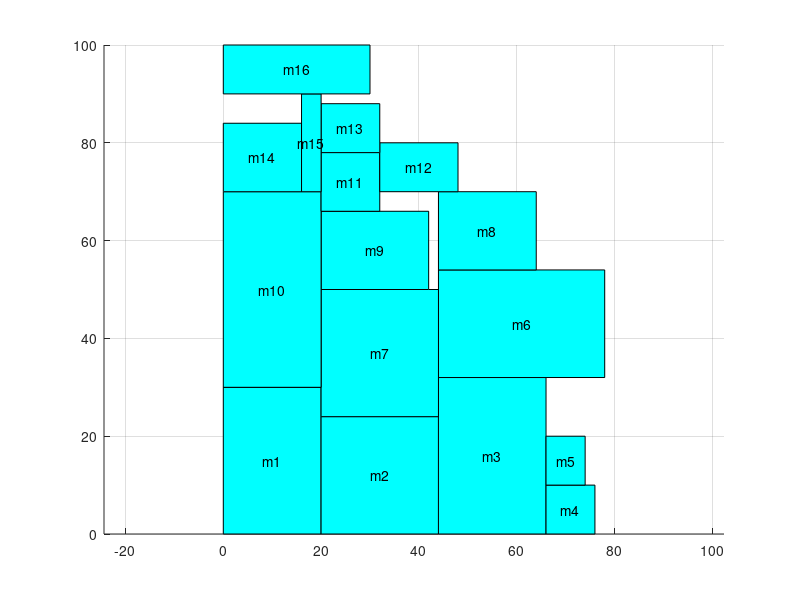

Here is the MATLAB script that generated this plot:
axis equal;
hold on;
grid on;

block_x=[ 0 20 20 0 0];
block_y=[ 0 0 30 30 0];
fill(block_x,block_y,'c');
text(10,15, 'm1', 'HorizontalAlignment', 'center', 'VerticalAlignment', 'middle');

block_x=[ 20 44 44 20 20];
block_y=[ 0 0 24 24 0];
fill(block_x,block_y,'c');
text(32,12, 'm2', 'HorizontalAlignment', 'center', 'VerticalAlignment', 'middle');

block_x=[ 44 66 66 44 44];
block_y=[ 0 0 32 32 0];
fill(block_x,block_y,'c');
text(55,16, 'm3', 'HorizontalAlignment', 'center', 'VerticalAlignment', 'middle');

block_x=[ 66 76 76 66 66];
block_y=[ 0 0 10 10 0];
fill(block_x,block_y,'c');
text(71,5, 'm4', 'HorizontalAlignment', 'center', 'VerticalAlignment', 'middle');

block_x=[ 66 74 74 66 66];
block_y=[ 10 10 20 20 10];
fill(block_x,block_y,'c');
text(70,15, 'm5', 'HorizontalAlignment', 'center', 'VerticalAlignment', 'middle');

block_x=[ 44 78 78 44 44];
block_y=[ 32 32 54 54 32];
fill(block_x,block_y,'c');
text(61,43, 'm6', 'HorizontalAlignment', 'center', 'VerticalAlignment', 'middle');

block_x=[ 20 44 44 20 20];
block_y=[ 24 24 50 50 24];
fill(block_x,block_y,'c');
text(32,37, 'm7', 'HorizontalAlignment', 'center', 'VerticalAlignment', 'middle');

block_x=[ 44 64 64 44 44];
block_y=[ 54 54 70 70 54];
fill(block_x,block_y,'c');
text(54,62, 'm8', 'HorizontalAlignment', 'center', 'VerticalAlignment', 'middle');

block_x=[ 20 42 42 20 20];
block_y=[ 50 50 66 66 50];
fill(block_x,block_y,'c');
text(31,58, 'm9', 'HorizontalAlignment', 'center', 'VerticalAlignment', 'middle');

block_x=[ 0 20 20 0 0];
block_y=[ 30 30 70 70 30];
fill(block_x,block_y,'c');
text(10,50, 'm10', 'HorizontalAlignment', 'center', 'VerticalAlignment', 'middle');

block_x=[ 20 32 32 20 20];
block_y=[ 66 66 78 78 66];
fill(block_x,block_y,'c');
text(26,72, 'm11', 'HorizontalAlignment', 'center', 'VerticalAlignment', 'middle');

block_x=[ 32 48 48 32 32];
block_y=[ 70 70 80 80 70];
fill(block_x,block_y,'c');
text(40,75, 'm12', 'HorizontalAlignment', 'center', 'VerticalAlignment', 'middle');

block_x=[ 20 32 32 20 20];
block_y=[ 78 78 88 88 78];
fill(block_x,block_y,'c');
text(26,83, 'm13', 'HorizontalAlignment', 'center', 'VerticalAlignment', 'middle');

block_x=[ 0 16 16 0 0];
block_y=[ 70 70 84 84 70];
fill(block_x,block_y,'c');
text(8,77, 'm14', 'HorizontalAlignment', 'center', 'VerticalAlignment', 'middle');

block_x=[ 16 20 20 16 16];
block_y=[ 70 70 90 90 70];
fill(block_x,block_y,'c');
text(18,80, 'm15', 'HorizontalAlignment', 'center', 'VerticalAlignment', 'middle');

block_x=[ 0 30 30 0 0];
block_y=[ 90 90 100 100 90];
fill(block_x,block_y,'c');
text(15,95, 'm16', 'HorizontalAlignment', 'center', 'VerticalAlignment', 'middle');

